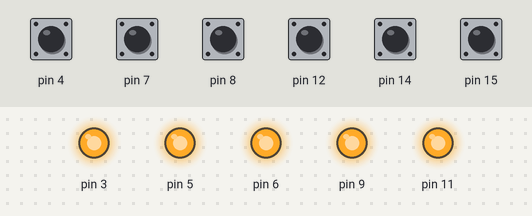
The sketch below on a simulated Arduino Uno, built with avr-gcc and run on an emulated ATmega328P. Parts: output pins drawn as LEDs (lit = HIGH). The test bench sets the inputs (shaded band); at power-on: pin 4, pin 7, pin 8, pin 12, pin 14, pin 15 HIGH. What the sketch prints to the serial monitor is not drawn.

Above: at 1.2 s.
1.3 s: pin 7 pulled LOW for 0.15 s
At 1.39 s:
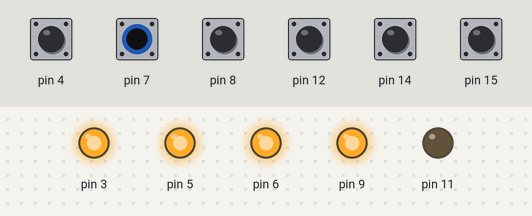
2.9 s: pin 8 pulled LOW for 0.15 s
At 2.98 s:
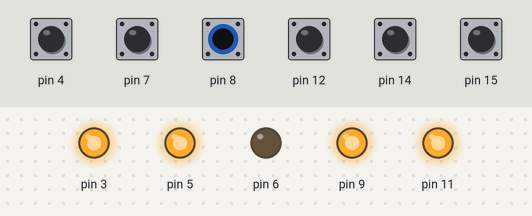
4.5 s: pin 12 pulled LOW for 0.15 s
At 4.58 s:
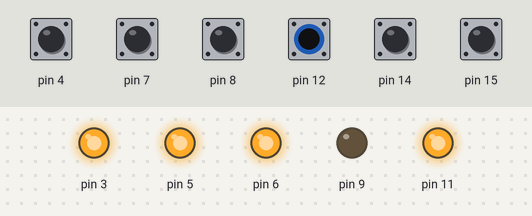
6.1 s: pin 14 pulled LOW for 0.15 s
At 6.2 s:
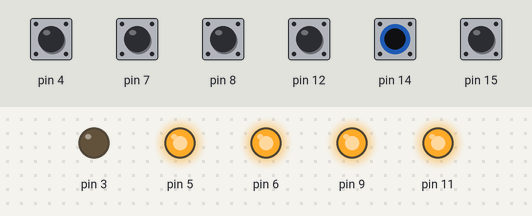
7.7 s: pin 15 pulled LOW for 0.15 s
At 7.79 s:
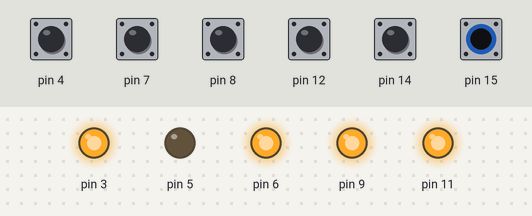
9.3 s: pin 7 driven LOW and pin 8 driven LOW
At 10.6 s:
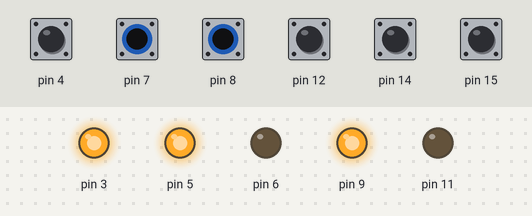
Timing chart, 0 to 11.8 s (numbered marks = the images above; inputs shaded):
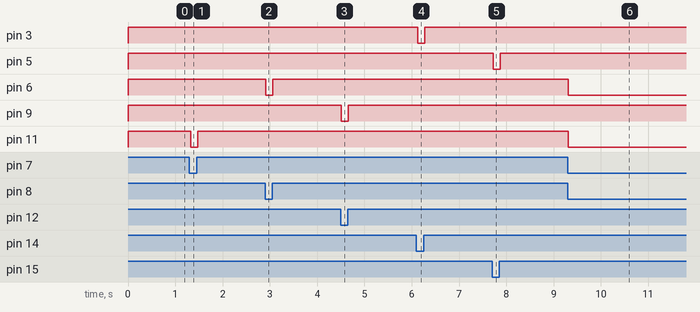

The sketch:

328P_LedButtons.ino
```cpp
// (licence header left out)
/*
 * A program to convert button presses to characters.
 */

class ButtonBase {
  protected:
    const char _character;
    const uint8_t _buttonPin;
    const uint8_t _ledPin;

    volatile bool _currentButtonState;
    virtual bool isPressed() = 0;

  public:
    void scan() {
        bool newState = isPressed();
        if (_currentButtonState) { // button was previously pressed
            if (!newState) {       // now it's released
                _currentButtonState = false;
                if (_ledPin != -1) {
                    analogWrite(_ledPin, 255);
                }
            }
        }
        else {              // button wasn't pressed
            if (newState) { // now it's pressed
                _currentButtonState = true;
                if (_ledPin != -1) {
                    analogWrite(_ledPin, 0);
                }
                Serial.print(_character);
            }
        }
    }

    ButtonBase(char character, uint8_t buttonPin)
        : ButtonBase(character, buttonPin, -1) {
        // defer to other constructor overload
    }

    ButtonBase(char character, uint8_t buttonPin, uint8_t ledPin)
        : _character(character), _buttonPin(buttonPin), _ledPin(ledPin) {
        _currentButtonState = false;
        if (_ledPin != -1) {
            pinMode(ledPin, OUTPUT);
            analogWrite(_ledPin, 255);
        }
    }
};

class DigitalButton : public ButtonBase {

  public:
    DigitalButton(char character, uint8_t buttonPin)
        : DigitalButton(character, buttonPin, -1) {
        // defer to other constructor overload
    }

    DigitalButton(char character, uint8_t buttonPin, uint8_t ledPin)
        : ButtonBase(character, buttonPin, ledPin) {
        pinMode(_buttonPin, INPUT_PULLUP);
    }

    virtual bool isPressed() {
        int v = digitalRead(_buttonPin);
        return (v == 0);
    }
};

class AnalogButton : public ButtonBase {

  public:
    AnalogButton(char character, uint8_t buttonPin)
        : AnalogButton(character, buttonPin, -1) {
        // defer to other constructor overload
    }

    AnalogButton(char character, uint8_t buttonPin, uint8_t ledPin)
        : ButtonBase(character, buttonPin, ledPin) {}

    virtual bool isPressed() {
        int v = analogRead(_buttonPin);
        return (v < 10);
    }
};

const int NUM_BUTTONS = 6;
ButtonBase *_buttons[NUM_BUTTONS];

void setup() {
    Serial.begin(115200);
    _buttons[0] = new DigitalButton('0', 8, 6);  // piano     -> '0'
    _buttons[1] = new DigitalButton('1', 12, 9); // drum      -> '1'
    _buttons[2] = new DigitalButton('3', 15, 5); // violon    -> '3'
    _buttons[3] = new DigitalButton('4', 7, 11); // harp      -> '4'
    _buttons[4] = new DigitalButton('5', 4, -1); // note      -> '5'
    _buttons[5] = new DigitalButton('6', 14, 3); // xylophone -> '6'
}

void loop() {
    for (uint8_t i = 0; i < NUM_BUTTONS; i++) {
        _buttons[i]->scan();
    }
    delay(30);
}
```

Measured:
- after the input at 1.3 s, pin 11: HIGH → LOW at once, → HIGH 0.15 s later
- after the input at 2.9 s, pin 6: HIGH → LOW at once, → HIGH 0.15 s later
- after the input at 4.5 s, pin 9: HIGH → LOW at once, → HIGH 0.15 s later
- after the input at 6.1 s, pin 3: HIGH → LOW at once, → HIGH 0.15 s later
- after the input at 7.7 s, pin 5: HIGH → LOW at once, → HIGH 0.15 s later
- after the input at 9.3 s, pin 6, pin 11: HIGH → LOW at once
